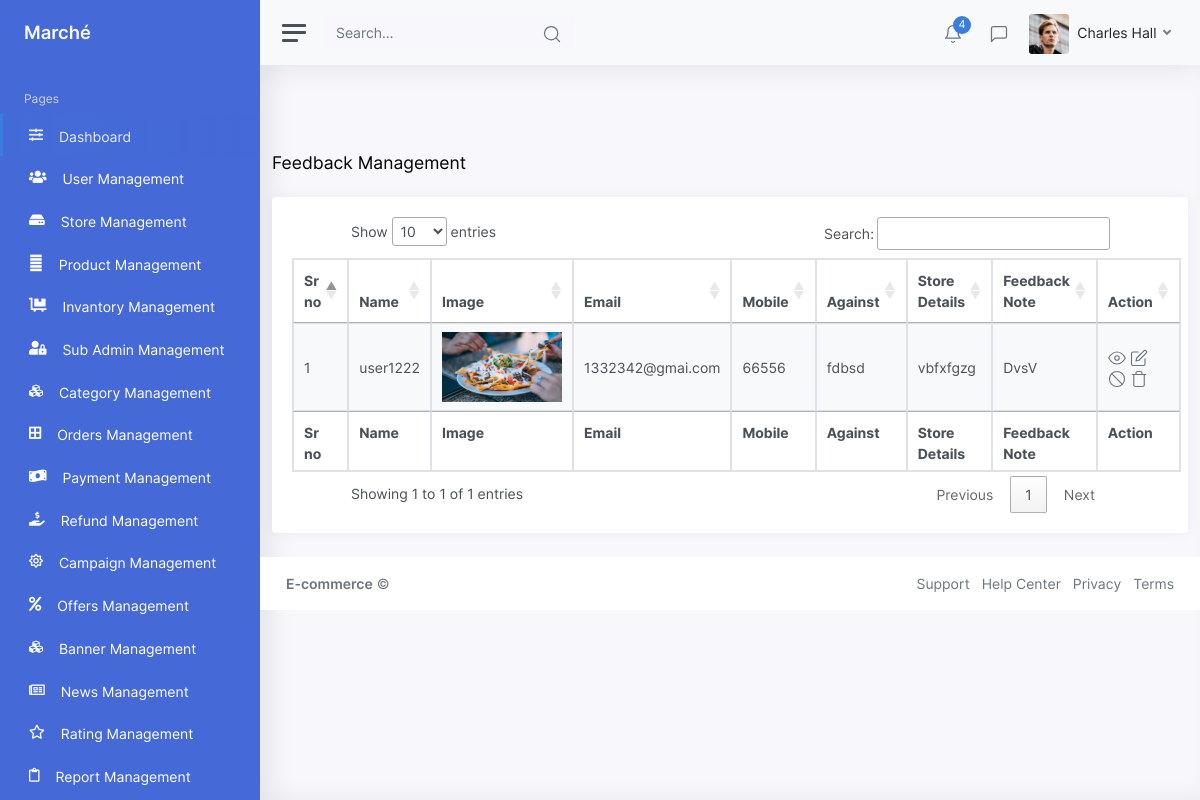
/Admin/feedbackManagement, run on the app's committed database.
### tables this page shows
CREATE TABLE `feedback` (
  `feedback_id` int(11) NOT NULL,
  `feedback_name` varchar(255) NOT NULL,
  `feedback_image` varchar(255) NOT NULL,
  `feedback_email` varchar(255) NOT NULL,
  `feedback_mobile` int(255) NOT NULL,
  `against` varchar(255) NOT NULL,
  `store_details` varchar(255) NOT NULL,
  `feedback_note` varchar(255) NOT NULL,
  `created_at` varchar(255) NOT NULL
);

### application/controllers/Admin.php (called while the page is built, shortened)
<?php
class Admin extends CI_Controller
{
	public function __construct()
	{
	$this->load->model('MyModel');
	$this->load->model('Common_model');
	}
	public function feedbackManagement()
	{
		$records = $this->Common_model->_select('feedback','*');
		$this->load->view('ListView/Feedback-Management',['records'=>$records]);
	}
}

### index.php (called while the page is built, shortened)
<?php
require_once BASEPATH.'core/CodeIgniter.php';

### application/models/Common_model.php (called while the page is built, shortened)
<?php
class Common_model extends CI_Model
{
      function _select($table, $column = '*', $condition = array(), $order_by = '', $sort = 'ASC', $start = '0', $perPage = '')
    {
        $this->db->select($column, false);
        $resSQL = $this->db->get($table);
        if ($resSQL->num_rows() > 0) {
            $result = $resSQL->result_array();
            return $result;
        } else {
            return false;
        }
    }
}
?>

### application/views/ListView/Feedback-Management.php (the view, shortened to what this page needs)
<?php include_once('header.php');
include_once('sidebar.php'); ?>
<br><br><br>
<div class="container">
	<div class="breadcrumb-header justify-content-between">
		<div class="my-auto">
			<div class="d-flex">
				<h4 class="content-title mb-0 my-auto">Feedback Management</h4>
			</div>
		</div>
	</div>
	<div class="card">
		<div class="card-body">
			<table id="table_id" class="table table-condensed table-striped table-hover table-striped table-bordered">
				<thead>
					<tr>
						<th>Sr no</th>
						<th>Name</th>
						<th>Image</th>
						<th>Email</th>
						<th>Mobile</th>
						<th>Against</th>
						<th>Store Details</th>
						<th>Feedback Note</th>
						<th>Action</th>
					</tr>
				</thead>
				<?php if (!empty($records)) : ?>
					<?php $count = $this->uri->segment(3); ?>
					<?php foreach ($records as $key => $record) : ?>
						<?php $count++; ?>
						<tbody>
							<tr>
								     <td><?php echo $count;?></td>
								<td><?php echo @$record['feedback_name'] ?></td>
								<td><?php if (($record['feedback_image'])) { ?>
										<img src="<?php echo base_url("/uploads/FeedbackImage/" . $record['feedback_image']); ?>" alt="" width="120" height="70">
									<?php } else { ?>
									<?php } ?>
								</td>
								<td><?php echo $record['feedback_email'] ?></td>
								<td><?php echo $record['feedback_mobile'] ?></td>
								<td><?php echo $record['against'] ?></td>
								<td><?php echo $record['store_details'] ?></td>
								<td><?php echo $record['feedback_note'] ?></td>
								<td class="table-action">
									<a href="#myModalBlockUser" class="trigger-btn" data-toggle="modal"><i class="align-middle" data-feather="eye"></i></a>
									<a href="" data-toggle="modal" data-target="#myModalup<?php echo $record['feedback_id']; ?>" class="trigger-btn"><i class="align-middle" data-feather="edit"></i></a>
									<a href="#myModalBlockUser" class="trigger-btn" data-toggle="modal"><i class="align-middle" data-feather="slash"></i></a>
									<a href="" class="trigger-btn" data-target="#myModal<?php echo $record['feedback_id']; ?>" data-toggle="modal"><i class="align-middle" data-feather="trash"></i></a>
								</td>
							</tr>
						</tbody>
					<?php endforeach; ?>
				<?php endif; ?>
				<tfoot>
					<tr>
						<th>Sr no</th>
						<th>Name</th>
						<th>Image</th>
						<th>Email</th>
						<th>Mobile</th>
						<th>Against</th>
						<th>Store Details</th>
						<th>Feedback Note</th>
						<th>Action</th>
					</tr>
				</tfoot>
			</table>
		</div>
	</div>
</div>
<?php include_once('footer.php');  ?>

### data on the page
feedback: feedback_name "user1222", feedback_image (picture), feedback_email "1332342@gmai.com", feedback_mobile "66556", against "fdbsd", store_details "vbfxfgzg", feedback_note "DvsV"
